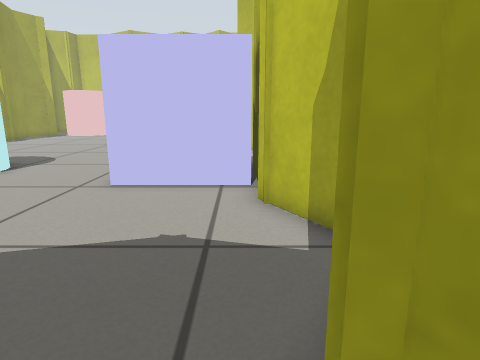
View 1 (above)

17 first-person views from a walk through a robot-simulator world made for Gazebo. The camera is 0.5 m above the floor, tilts 12° down and sees 75° across. The floor is counted in squares, 0.25 m on a side. Each view is taken from the middle of a square. On the plan, view 1 faces up. The plan holds only what a view shows up to about 17 squares ahead; the rest is blank.

View 2
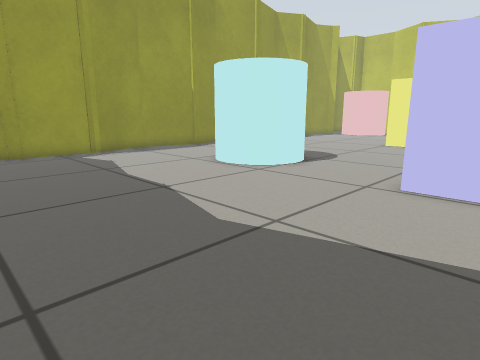

View 3
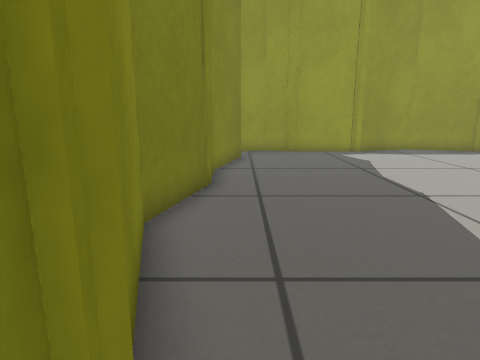

View 4
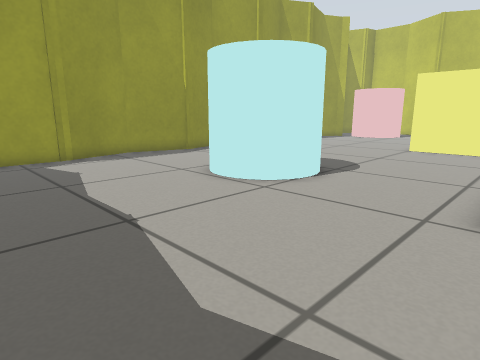

View 5
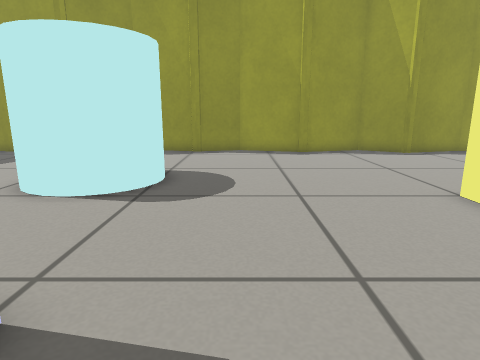

View 6
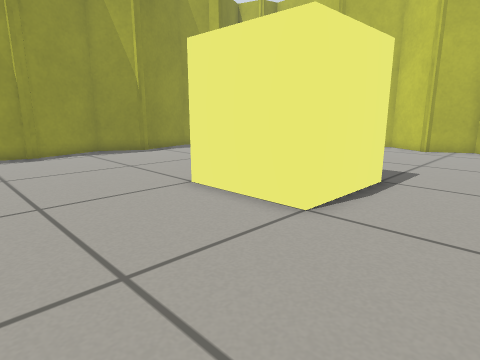

View 7
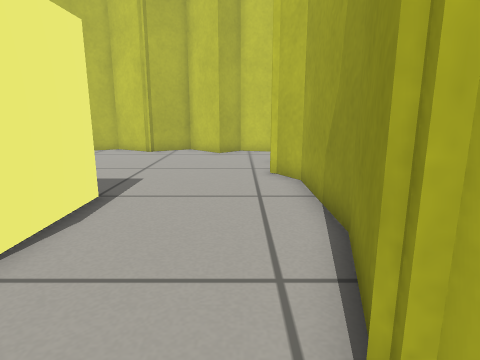

View 8
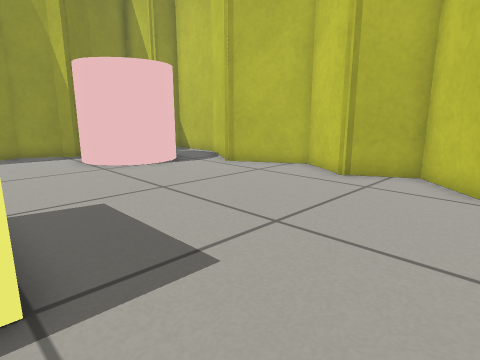

View 9
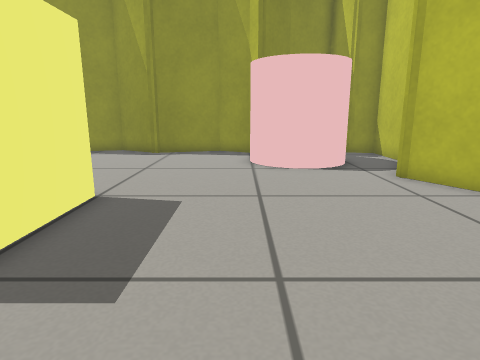

View 10
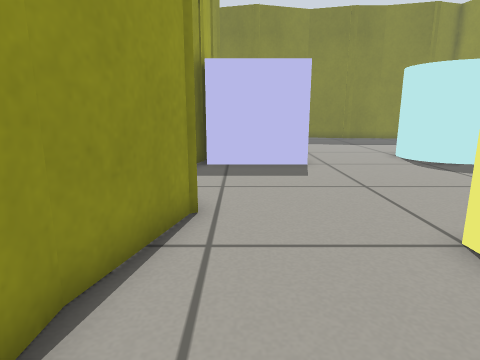

View 11
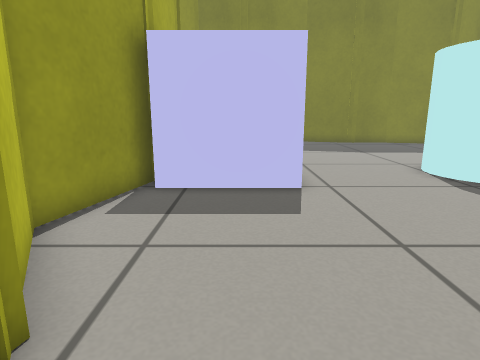

View 12
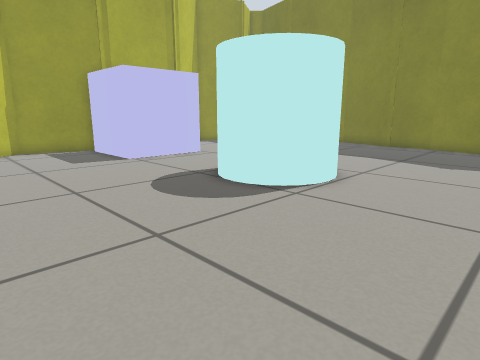

View 13
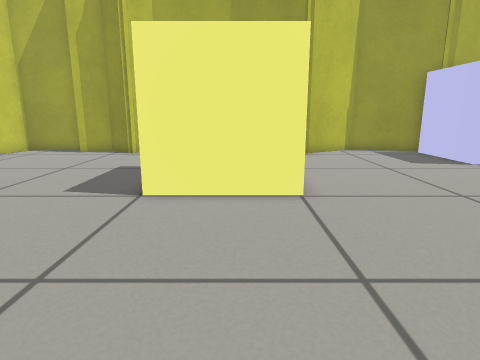

View 14
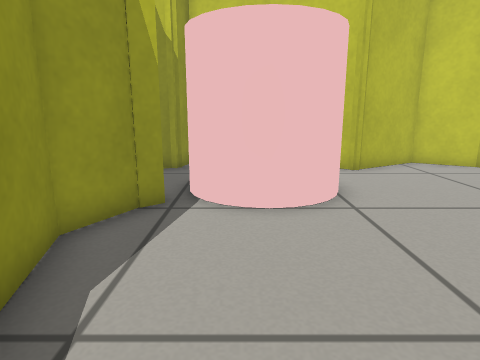

View 15
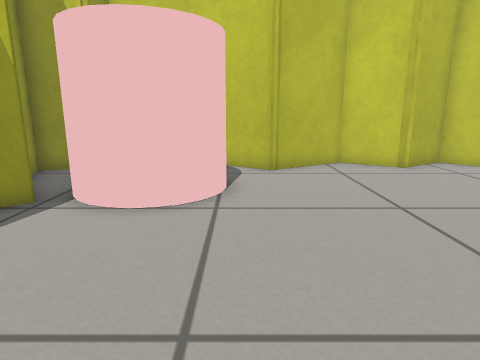

View 16
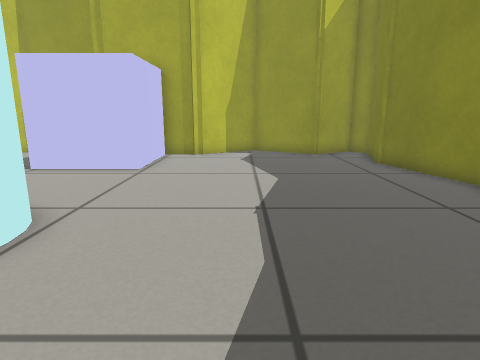

View 17
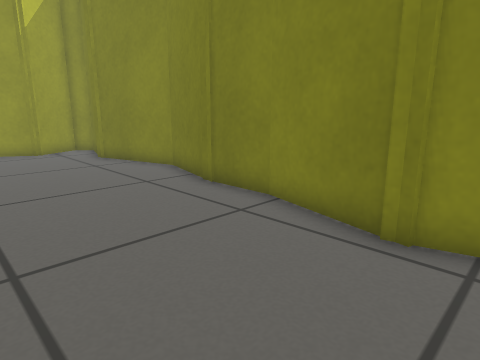

### Floor plan
Key: @ floor where view 1 was taken; # wall or solid block; . floor; C cyan cylinder; B blue box; Y yellow box; P pink cylinder.
Columns run from 19 left of view 1 to 2 right of it. Each row starts with its distance up from view 1.
 35   #####   #######
 34  ##...#####.###.#####
 33 ##..................##
 32 #..  PP..............#
 31 ##.   PP.............#
 30  #.P  P.............##
 29  ##PPPP.............#
 28  #..................#
 27  #..................#
 26  #..................#
 25  #..................#
 24  #.........YYYY.....#
 23  #.........Y  Y.....#
 22  #.........Y  Y.....#
 21  #.........YYYY.....#
 20  #.................##
 19  #.................##
 18  #.................##
 17  #..................##
 16  #...................#
 15  #...................#
 14  #..................##
 13  #.......C......BBBB#
 12  #.....CCCC....B    #
 11 ##.....C  C....B   B#
 10 #......C  C....B    #
  9 #......CCCC....BBBBB#
  8 ##..................#
  7  #..................#
  6  #..................##
  5  #...................#
  4  #...................#
  3  #...................#
  2  #..................##
  1  #..................#
  0  #.###.............@##
 -1      #######..#######
 -2            ####

Where each view was taken, in squares from view 1:
view 1: 0 up, 0 right, facing up
view 2: 0 up, 1 left, facing up-left
view 3: 0 up, 1 left, facing left
view 4: 2 up, 3 left, facing up-left
view 5: 15 up, 1 left, facing left
view 6: 15 up, 1 left, facing up-left
view 7: 17 up, 1 left, facing up
view 8: 24 up, 1 left, facing up-left
view 9: 28 up, 1 left, facing left
view 10: 25 up, 1 left, facing down
view 11: 21 up, 2 left, facing down
view 12: 19 up, 17 left, facing down-right
view 13: 22 up, 16 left, facing right
view 14: 22 up, 15 left, facing up
view 15: 22 up, 12 left, facing up
view 16: 5 up, 15 left, facing right
view 17: 5 up, 17 left, facing down-right
